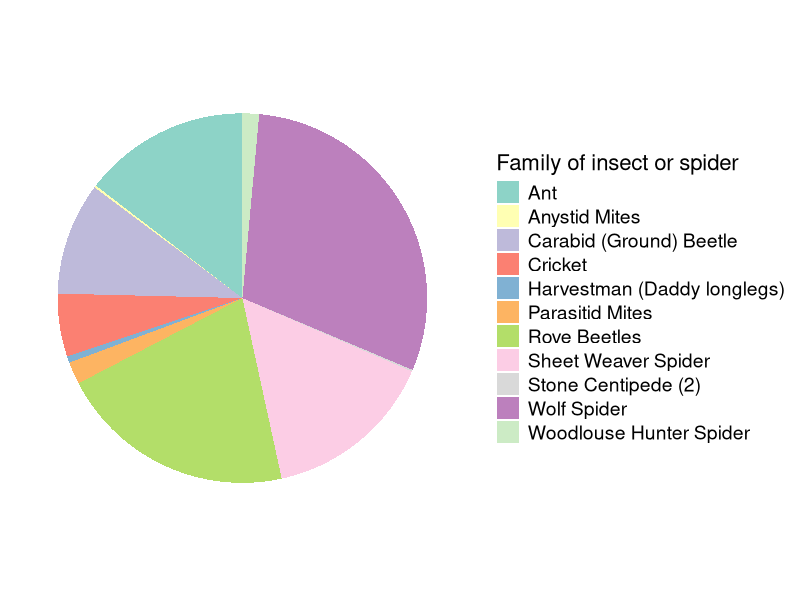

This figure's R source: (Note: this script raises an error after producing the figure.)
# Parent Script for First Farm Biodiversity Reports
# Authors: Daniel B. Turner, Jocelyn E. Behm, & Matthew R. Helmus
# Description - This script will complete the following tasks in sections:
#     1. Load data from farm biodiversity surveys
#         a. Data needed (two .csv files):  farmReport1_abunRich.csv
#                                           farmReport1_famPie.csv
#     2. Create objects or lists of some plots to be used in the reports
#     3. Run a "for loop" that will cycle through the datasets to create individualized biodiversity reports

# SECTION 1: Load data from farm biodiversity surveys.           --------------------------------------------------

# a. Load relevant R packages
library(RColorBrewer)
library(plyr)
library(rmarkdown)
library(knitr)
library(ggplot2)


# b. Load data files (these data are provided on GitHub as .csv files).

# set working directory to downloaded folder


farm_abunRich <- read.csv("data/farmReport1_abunRich.csv")
print(farm_abunRich) # Check to see if the dataframe is complete.
farm_abunRich$farmName <- factor(farm_abunRich$farmName, levels = farm_abunRich$farmName) # Make names a factor for ordering of columns in subsequent plots.

fam <- read.csv("data/farmReport1_famPie.csv")
print(fam) # Check to see if the dataframe is complete.

# SECTION 2: Create objects or lists of some plots to be used in the reports.           --------------------------------------------------

pie <- ggplot(data = fam, mapping = aes(x = "", y = prop, fill = family)) +
  geom_bar(width = 1, stat = "identity") +
  coord_polar("y", start = 0) +
  scale_fill_brewer(palette = "Set3") +
  theme(axis.text = element_blank(),
        axis.ticks = element_blank(),
        panel.grid  = element_blank(),
        axis.title = element_blank(),
        plot.title = element_text(size=18),
        panel.background = element_blank(),
        legend.text = element_text(size=14),
        legend.title = element_text(size = 16),
        strip.text.x = element_text(size = 12.5)) +
  labs(fill = "Family of insect or spider") # These lines make an object with a pie chart of the predator families.


famPies <- plyr::dlply(fam, .(farmName), function(x) pie %+% x) # dlply here applies the object created above across all "farm names" and returns a list of all plots.

famPies[1] # Plot the first plot in the "famPies" list of pie charts.

nfarms <- nrow(farm_abunRich) # Create an object with the number of farms in the first data frame that will be used to index the for loop and name each .html output file.

# SECTION 3: Run a "for loop" that will cycle through the datasets to create individualized biodiversity reports.           --------------------------------------------------
i = 1

for (i in 1:(nfarms-3)) { # We subtract by three because we don't want to create .html docs for the category means.
  urbanCat <- farm_abunRich$urbanCat[i] # This object will be fed to the .Rmd file to display each farm's urbanization category.

  abun_bar_plot <- ggplot(farm_abunRich[c(i, (nfarms-2):nfarms),], aes(x = farmName, y = meanAbun)) +
    geom_bar(stat = "identity", aes(fill = farmName)) +
    labs(y = "Average number of beneficial predators\nfound in each trap",
         fill = "Your farm and other categories of farms") +
    theme_classic() +
    theme(axis.ticks.x = element_blank(),
          axis.text.x = element_blank(),
          axis.title.x = element_blank()) +
    scale_fill_brewer(palette = "Set2") # Create an object with the farm's predator abundance that will be called in the .rmd file.

  rich_bar_plot <- ggplot(farm_abunRich[c(i, (nfarms-2):nfarms),], aes(x = farmName, y = meanRich)) +
    geom_bar(stat = "identity", aes(fill = farmName)) +
    labs(y = "Average number of beneficial predator\ntypes found in each trap",
         fill = "Your farm and other categories of farms") +
    theme_classic() +
    theme(axis.ticks.x = element_blank(),
          axis.text.x = element_blank(),
          axis.title.x = element_blank()) +
    scale_fill_brewer(palette = "Set2") # Create an object with the farm's predator richness that will be called in .rmd file.

  real_pie_plot <- famPies[[i]] # Create an object with the farm's pie chart that will be called in .rmd file.

  render("analysis/farmerReports1_rmd.Rmd", output_file = paste0('userReports_caseStudy2/farmerReport1_example_', farm_abunRich$farmName[i], ".html"), "html_document") # This line actually executes each farm's .html report by calling the "child" .rmd file.
  # NOTE: The .rmd should be located in the same workspace directory as this R script.
  # ANOTHER NOTE: The .html files will be located in the same workspace directory as this R script.
}
